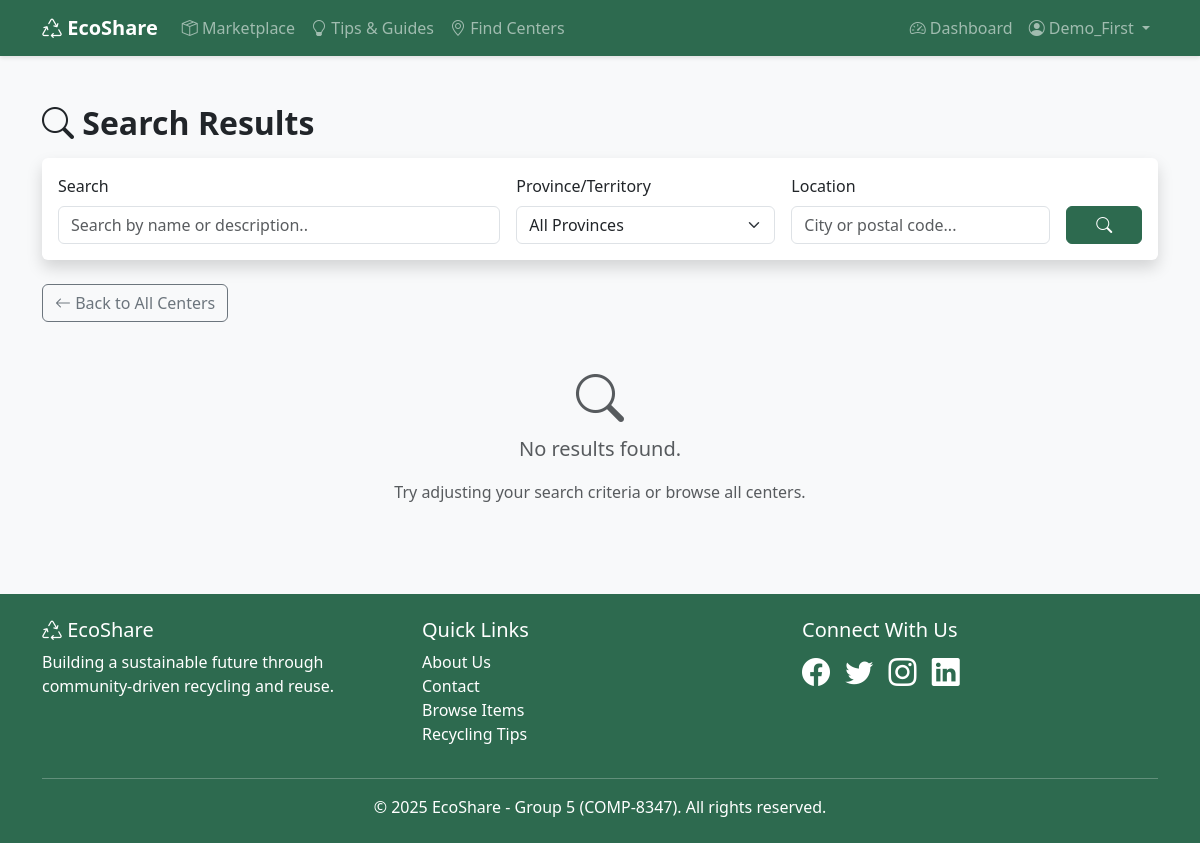
The app's page /centers/search/ (signed in), older data.
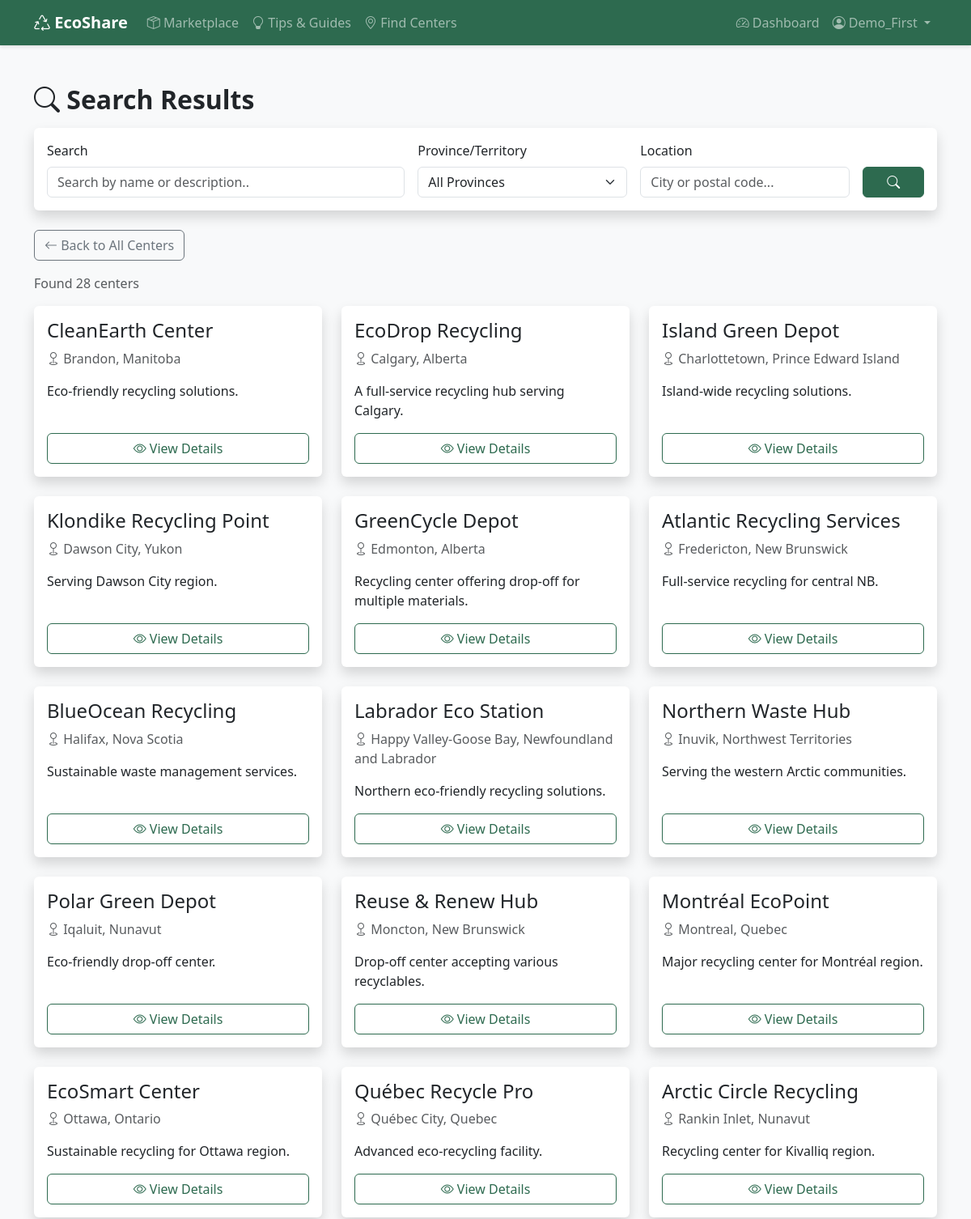
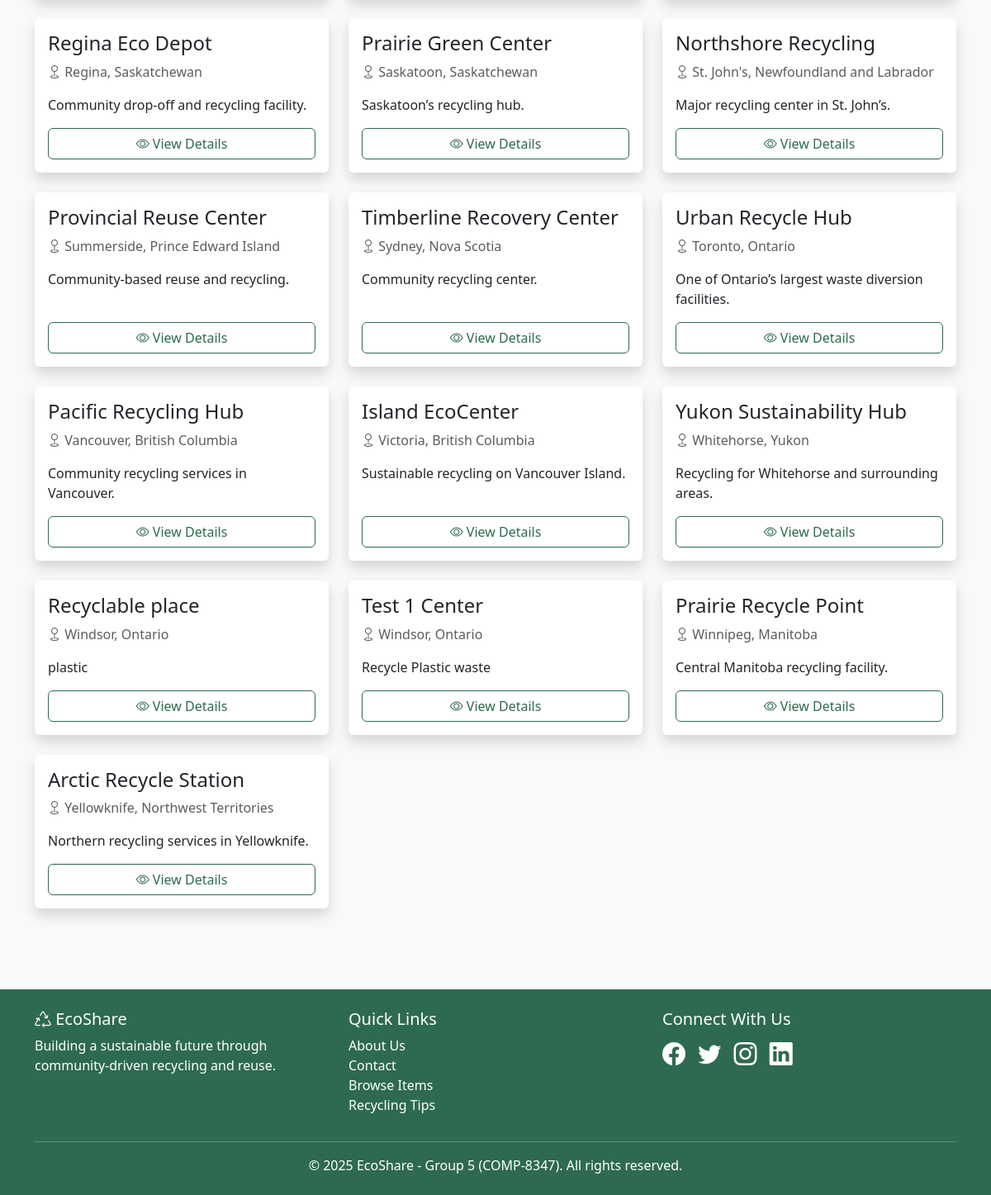
The same page, newer data (2 pictures, top to bottom).
### centers/models.py (models this page shows, shortened)
class RecyclingCenter(models.Model):
    MATERIAL_CHOICES = [
        ('paper', 'Paper'),
        ('plastic', 'Plastic'),
        ('glass', 'Glass'),
        ('metal', 'Metal'),
        ('electronics', 'Electronics'),
        ('batteries', 'Batteries'),
        ('textiles', 'Textiles'),
        ('organic', 'Organic Waste'),
        ('hazardous', 'Hazardous Materials'),
    ]
    name = models.CharField(max_length=200)
    slug = models.SlugField(max_length=200, unique=True, blank=True)
    description = models.TextField()
    address = models.CharField(max_length=300)
    city = models.CharField(max_length=100)
    state = models.CharField(
        max_length=2,
        choices=CANADIAN_PROVINCES,
        help_text='Select province/territory'
    )
    zipcode = models.CharField(max_length=20)
    country = models.CharField(max_length=100, default='Canada')
    phone = models.CharField(max_length=20, blank=True)
    email = models.EmailField(blank=True)
    website = models.URLField(blank=True)
    latitude = models.DecimalField(max_digits=9, decimal_places=6, null=True, blank=True)
    longitude = models.DecimalField(max_digits=9, decimal_places=6, null=True, blank=True)
    monday_hours = models.CharField(max_length=50, blank=True, default='Closed')
    tuesday_hours = models.CharField(max_length=50, blank=True, default='Closed')
    wednesday_hours = models.CharField(max_length=50, blank=True, default='Closed')
    thursday_hours = models.CharField(max_length=50, blank=True, default='Closed')
    friday_hours = models.CharField(max_length=50, blank=True, default='Closed')
    saturday_hours = models.CharField(max_length=50, blank=True, default='Closed')
    sunday_hours = models.CharField(max_length=50, blank=True, default='Closed')
    accepts_dropoff = models.BooleanField(default=True)
    offers_pickup = models.BooleanField(default=False)
    accepts_donations = models.BooleanField(default=False)
    is_verified = models.BooleanField(default=False)
    created_at = models.DateTimeField(auto_now_add=True)
    updated_at = models.DateTimeField(auto_now=True)
    class Meta:
        ordering = ['city', 'name']
        indexes = [
            models.Index(fields=['city']),
            models.Index(fields=['state']),
            models.Index(fields=['zipcode']),
        ]

### centers/views.py (the view)
# urls.py: path('search/', views.center_search, name='center_search'),
@login_required(login_url='accounts:login')
def center_search(request):
    query = request.GET.get('q', '')
    location = request.GET.get('location', '')
    state = request.GET.get('state', '')
    centers = RecyclingCenter.objects.all()
    if query:
        centers = centers.filter(
            Q(name__icontains=query) |
            Q(description__icontains=query) |
            Q(city__icontains=query)
        )
    if location:
        centers = centers.filter(
            Q(city__icontains=location) |
            Q(zipcode__icontains=location)
        )
    if state:
        centers = centers.filter(state=state.upper())
    context = {
        'centers': centers,
        'query': query,
        'location': location,
        'selected_state': state,
        'canadian_provinces': CANADIAN_PROVINCES,
    }
    return render(request, 'centers/search_results.html', context)

### templates/centers/search_results.html (shortened to what this page needs)
{% extends "base.html" %}
{% block content %}
<div class="container mt-4">
    <h2 class="fw-bold mb-3">
        <i class="bi bi-search"></i> Search Results
    </h2>
    <div class="card shadow mb-4">
        <div class="card-body">
            <form method="get" action="{% url 'centers:center_search' %}">
                <div class="row g-3">
                    <div class="col-md-5">
                        <label for="searchQuery" class="form-label">Search</label>
                        <input type="text"
                               name="q"
                               id="searchQuery"
                               class="form-control"
                               placeholder="Search by name or description.."
                               value="{{ query }}">
                    </div>
                    <div class="col-md-3">
                        <label for="stateSelect" class="form-label">Province/Territory</label>
                        <select name="state" id="stateSelect" class="form-select">
                            <option value="">All Provinces</option>
                        </select>
                    </div>
                    <div class="col-md-3">
                        <label for="locationInput" class="form-label">Location</label>
                        <input type="text"
                               name="location"
                               id="locationInput"
                               class="form-control"
                               placeholder="City or postal code..."
                               value="{{ location }}">
                    </div>
                    <div class="col-md-1 d-flex align-items-end">
                        <button type="submit" class="btn btn-primary w-100">
                            <i class="bi bi-search"></i>
                        </button>
                    </div>
                </div>
            </form>
        </div>
    </div>
    <a href="{% url 'centers:center_list' %}" class="btn btn-outline-secondary mb-3">
        <i class="bi bi-arrow-left"></i> Back to All Centers
    </a>
    {% if centers %}
        <p class="text-muted mb-3">Found {{ centers|length }} center{{ centers|length|pluralize }}</p>
        <div class="row">
            {% for center in centers %}
            <div class="col-md-4 mb-4">
                <div class="card shadow h-100">
                    <div class="card-body d-flex flex-column">
                        <h4 class="card-title">{{ center.name }}</h4>
                        <p class="text-muted">
                            <i class="bi bi-geo"></i> {{ center.city }}, {{ center.get_state_display }}
                        </p>
                        <p class="flex-grow-1">{{ center.description|truncatechars:120 }}</p>
                        <a href="{% url 'centers:center_detail' center.slug %}"
                           class="btn btn-outline-primary w-100 mt-auto">
                            <i class="bi bi-eye"></i> View Details
                        </a>
                    </div>
                </div>
            </div>
            {% endfor %}
        </div>
    {% else %}
        <div class="text-center mt-4">
            <i class="bi bi-search text-muted" style="font-size: 3rem;"></i>
            <p class="text-muted fs-5">No results found.</p>
            <p class="text-muted">Try adjusting your search criteria or browse all centers.</p>
        </div>
    {% endif %}
</div>
{% endblock %}

Row changes from the older to the newer data that the page shows:
added RecyclingCenter: name "CleanEarth Center", city "Brandon", state "Manitoba", description "Eco-friendly recycling solutions."
added RecyclingCenter: name "EcoDrop Recycling", city "Calgary", state "Alberta", description "A full-service recycling hub serving Calgary."
added RecyclingCenter: name "Island Green Depot", city "Charlottetown", state "Prince Edward Island", description "Island-wide recycling solutions."
added RecyclingCenter: name "Klondike Recycling Point", city "Dawson City", state "Yukon", description "Serving Dawson City region."
added RecyclingCenter: name "GreenCycle Depot", city "Edmonton", state "Alberta", description "Recycling center offering drop-off for multiple materials."
added RecyclingCenter: name "Atlantic Recycling Services", city "Fredericton", state "New Brunswick", description "Full-service recycling for central NB."
added RecyclingCenter: name "BlueOcean Recycling", city "Halifax", state "Nova Scotia", description "Sustainable waste management services."
added RecyclingCenter: name "Labrador Eco Station", city "Happy Valley-Goose Bay", state "Newfoundland and Labrador", description "Northern eco-friendly recycling solutions."
added RecyclingCenter: name "Northern Waste Hub", city "Inuvik", state "Northwest Territories", description "Serving the western Arctic communities."
added RecyclingCenter: name "Polar Green Depot", city "Iqaluit", state "Nunavut", description "Eco-friendly drop-off center."
added RecyclingCenter: name "Reuse & Renew Hub", city "Moncton", state "New Brunswick", description "Drop-off center accepting various recyclables."
added RecyclingCenter: name "Montréal EcoPoint", city "Montreal", state "Quebec", description "Major recycling center for Montréal region."
added RecyclingCenter: name "EcoSmart Center", city "Ottawa", state "Ontario", description "Sustainable recycling for Ottawa region."
added RecyclingCenter: name "Québec Recycle Pro", city "Québec City", state "Quebec", description "Advanced eco-recycling facility."
added RecyclingCenter: name "Arctic Circle Recycling", city "Rankin Inlet", state "Nunavut", description "Recycling center for Kivalliq region."
added RecyclingCenter: name "Regina Eco Depot", city "Regina", state "Saskatchewan", description "Community drop-off and recycling facility."
added RecyclingCenter: name "Prairie Green Center", city "Saskatoon", state "Saskatchewan", description "Saskatoon’s recycling hub."
added RecyclingCenter: name "Northshore Recycling", city "St. John's", state "Newfoundland and Labrador", description "Major recycling center in St. John’s."
added RecyclingCenter: name "Provincial Reuse Center", city "Summerside", state "Prince Edward Island", description "Community-based reuse and recycling."
added RecyclingCenter: name "Timberline Recovery Center", city "Sydney", state "Nova Scotia", description "Community recycling center."
added RecyclingCenter: name "Urban Recycle Hub", city "Toronto", state "Ontario", description "One of Ontario’s largest waste diversion facilities."
added RecyclingCenter: name "Pacific Recycling Hub", city "Vancouver", state "British Columbia", description "Community recycling services in Vancouver."
added RecyclingCenter: name "Island EcoCenter", city "Victoria", state "British Columbia", description "Sustainable recycling on Vancouver Island."
added RecyclingCenter: name "Yukon Sustainability Hub", city "Whitehorse", state "Yukon", description "Recycling for Whitehorse and surrounding areas."
added RecyclingCenter: name "Recyclable place", city "Windsor", state "Ontario", description "plastic"
added RecyclingCenter: name "Test 1 Center", city "Windsor", state "Ontario", description "Recycle Plastic waste"
added RecyclingCenter: name "Prairie Recycle Point", city "Winnipeg", state "Manitoba", description "Central Manitoba recycling facility."
added RecyclingCenter: name "Arctic Recycle Station", city "Yellowknife", state "Northwest Territories", description "Northern recycling services in Yellowknife."
Text that changed along with them:
{{ centers|length }}: (not shown) → "28"
text no longer shown: "No results found. Try adjusting your search criteria or browse all centers."
text now shown: "Found center"
